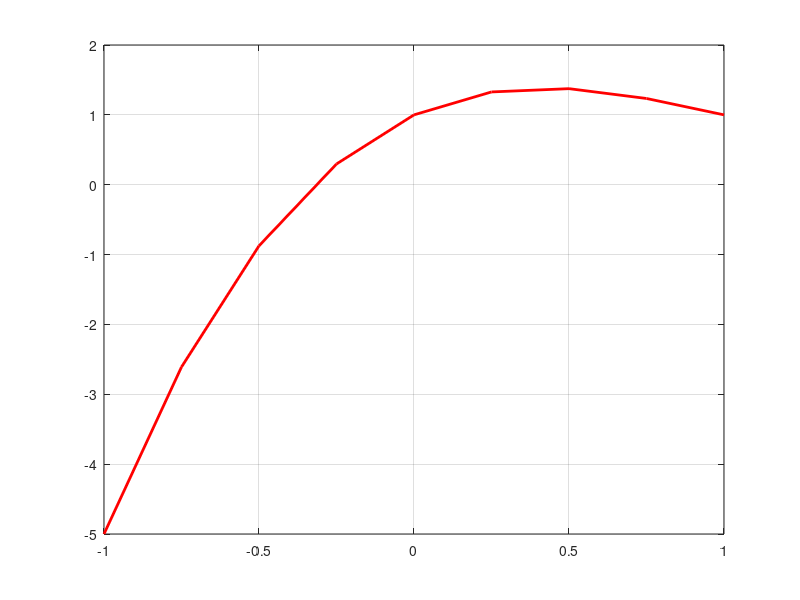

Here is the MATLAB script that generated this plot:
#!/usr/bin/octave -qf

clear;clc;
p = [1 -3 2 1];

disp('El polinomio x^4 - 3x^3 + 2x + 1 evaluado en: ');
i = 0:8;
x = -1 + i/4;
disp(x);
disp("El resultado es: ");
y = polyval(p,x);
disp(y);

plot(x,y,'r-','Linewidth',2)
hold on
grid on
